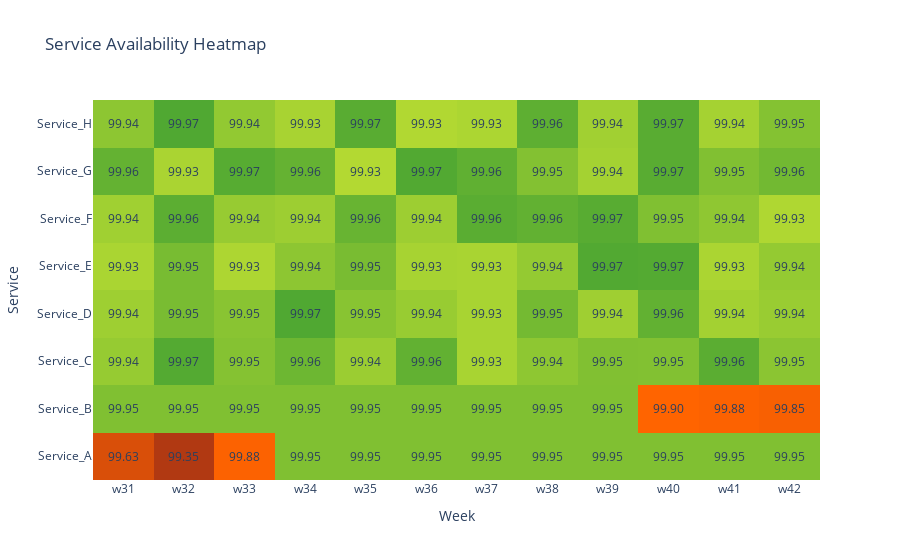

Write notebook code for a chart like this one.
### Markdown cell above
## Heatmap

### Code cell
df_rounded = df.round(2)

colorscale = [
    [0, 'rgb(128,30,30)'],  # Black
    [0.99, 'rgb(128,30,30)'],  # Black
    [0.999, 'rgb(255,100,0)'],  # Red
    [0.999001, 'rgb(255,255,50)'],  # Yellow
    [1, 'rgb(0,128,50)'],  # Green
]

fig = go.Figure(data=go.Heatmap(
    z=df.values,
    x=weeks,
    y=services,
    colorscale=colorscale,
    zmin=0,
    zmax=100,
    hoverinfo='text',
    showscale=False
))

annotations = []
for i, row in enumerate(df_rounded.iterrows()):
    for j, val in enumerate(row[1]):
        annotations.append(
            dict(
                x=weeks[j],
                y=services[i],
                text="%.2f" % val,
                xref='x1',
                yref='y1',
                showarrow=False,
                font=dict(size=12)
            )
        )

fig.update_layout(
    title='Service Availability Heatmap',
    xaxis_title='Week',
    yaxis_title='Service',
    annotations=annotations
)

fig.show()

### Figure 1 — Plotly figure (JSON) as saved in the notebook; plotly's stock layout.template omitted (floating-point values rounded to 4 significant figures)
{"data": [{"colorscale": [[0, "rgb(128,30,30)"], [0.99, "rgb(128,30,30)"], [0.999, "rgb(255,100,0)"], [0.999, "rgb(255,255,50)"], [1, "rgb(0,128,50)"]], "hoverinfo": "text", "showscale": false, "type": "heatmap", "x": ["w31", "w32", "w33", "w34", "w35", "w36", "w37", "w38", "w39", "w40", "w41", "w42"], "y": ["Service_A", "Service_B", "Service_C", "Service_D", "Service_E", "Service_F", "Service_G", "Service_H"], "z": [[99.63, 99.35, 99.88, 99.95, 99.95, 99.95, 99.95, 99.95, 99.95, 99.95, 99.95, 99.95], [99.95, 99.95, 99.95, 99.95, 99.95, 99.95, 99.95, 99.95, 99.95, 99.9, 99.88, 99.85], [99.94, 99.97, 99.95, 99.96, 99.94, 99.96, 99.93, 99.94, 99.95, 99.95, 99.96, 99.95], [99.94, 99.95, 99.95, 99.97, 99.95, 99.94, 99.93, 99.95, 99.94, 99.96, 99.94, 99.94], [99.93, 99.95, 99.93, 99.94, 99.95, 99.93, 99.93, 99.94, 99.97, 99.97, 99.93, 99.94], [99.94, 99.96, 99.94, 99.94, 99.96, 99.94, 99.96, 99.96, 99.97, 99.95, 99.94, 99.93], [99.96, 99.93, 99.97, 99.96, 99.93, 99.97, 99.96, 99.95, 99.94, 99.97, 99.95, 99.96], [99.94, 99.97, 99.94, 99.93, 99.97, 99.93, 99.93, 99.96, 99.94, 99.97, 99.94, 99.95]], "zmax": 100, "zmin": 0}], "layout": {"annotations": [{"font": {"size": 12}, "showarrow": false, "text": "99.63", "x": "w31", "xref": "x", "y": "Service_A", "yref": "y"}, {"font": {"size": 12}, "showarrow": false, "text": "99.35", "x": "w32", "xref": "x", "y": "Service_A", "yref": "y"}, {"font": {"size": 12}, "showarrow": false, "text": "99.88", "x": "w33", "xref": "x", "y": "Service_A", "yref": "y"}, {"font": {"size": 12}, "showarrow": false, "text": "99.95", "x": "w34", "xref": "x", "y": "Service_A", "yref": "y"}, {"font": {"size": 12}, "showarrow": false, "text": "99.95", "x": "w35", "xref": "x", "y": "Service_A", "yref": "y"}, {"font": {"size": 12}, "showarrow": false, "text": "99.95", "x": "w36", "xref": "x", "y": "Service_A", "yref": "y"}, {"font": {"size": 12}, "showarrow": false, "text": "99.95", "x": "w37", "xref": "x", "y": "Service_A", "yref": "y"}, {"font": {"size": 12}, "showarrow": false, "text": "99.95", "x": "w38", "xref": "x", "y": "Service_A", "yref": "y"}, {"font": {"size": 12}, "showarrow": false, "text": "99.95", "x": "w39", "xref": "x", "y": "Service_A", "yref": "y"}, {"font": {"size": 12}, "showarrow": false, "text": "99.95", "x": "w40", "xref": "x", "y": "Service_A", "yref": "y"}, {"font": {"size": 12}, "showarrow": false, "text": "99.95", "x": "w41", "xref": "x", "y": "Service_A", "yref": "y"}, {"font": {"size": 12}, "showarrow": false, "text": "99.95", "x": "w42", "xref": "x", "y": "Service_A", "yref": "y"}, {"font": {"size": 12}, "showarrow": false, "text": "99.95", "x": "w31", "xref": "x", "y": "Service_B", "yref": "y"}, {"font": {"size": 12}, "showarrow": false, "text": "99.95", "x": "w32", "xref": "x", "y": "Service_B", "yref": "y"}, {"font": {"size": 12}, "showarrow": false, "text": "99.95", "x": "w33", "xref": "x", "y": "Service_B", "yref": "y"}, {"font": {"size": 12}, "showarrow": false, "text": "99.95", "x": "w34", "xref": "x", "y": "Service_B", "yref": "y"}, {"font": {"size": 12}, "showarrow": false, "text": "99.95", "x": "w35", "xref": "x", "y": "Service_B", "yref": "y"}, {"font": {"size": 12}, "showarrow": false, "text": "99.95", "x": "w36", "xref": "x", "y": "Service_B", "yref": "y"}, {"font": {"size": 12}, "showarrow": false, "text": "99.95", "x": "w37", "xref": "x", "y": "Service_B", "yref": "y"}, {"font": {"size": 12}, "showarrow": false, "text": "99.95", "x": "w38", "xref": "x", "y": "Service_B", "yref": "y"}, {"font": {"size": 12}, "showarrow": false, "text": "99.95", "x": "w39", "xref": "x", "y": "Service_B", "yref": "y"}, {"font": {"size": 12}, "showarrow": false, "text": "99.90", "x": "w40", "xref": "x", "y": "Service_B", "yref": "y"}, {"font": {"size": 12}, "showarrow": false, "text": "99.88", "x": "w41", "xref": "x", "y": "Service_B", "yref": "y"}, {"font": {"size": 12}, "showarrow": false, "text": "99.85", "x": "w42", "xref": "x", "y": "Service_B", "yref": "y"}, {"font": {"size": 12}, "showarrow": false, "text": "99.94", "x": "w31", "xref": "x", "y": "Service_C", "yref": "y"}, {"font": {"size": 12}, "showarrow": false, "text": "99.97", "x": "w32", "xref": "x", "y": "Service_C", "yref": "y"}, {"font": {"size": 12}, "showarrow": false, "text": "99.95", "x": "w33", "xref": "x", "y": "Service_C", "yref": "y"}, {"font": {"size": 12}, "showarrow": false, "text": "99.96", "x": "w34", "xref": "x", "y": "Service_C", "yref": "y"}, {"font": {"size": 12}, "showarrow": false, "text": "99.94", "x": "w35", "xref": "x", "y": "Service_C", "yref": "y"}, {"font": {"size": 12}, "showarrow": false, "text": "99.96", "x": "w36", "xref": "x", "y": "Service_C", "yref": "y"}, {"font": {"size": 12}, "showarrow": false, "text": "99.93", "x": "w37", "xref": "x", "y": "Service_C", "yref": "y"}, {"font": {"size": 12}, "showarrow": false, "text": "99.94", "x": "w38", "xref": "x", "y": "Service_C", "yref": "y"}, {"font": {"size": 12}, "showarrow": false, "text": "99.95", "x": "w39", "xref": "x", "y": "Service_C", "yref": "y"}, {"font": {"size": 12}, "showarrow": false, "text": "99.95", "x": "w40", "xref": "x", "y": "Service_C", "yref": "y"}, {"font": {"size": 12}, "showarrow": false, "text": "99.96", "x": "w41", "xref": "x", "y": "Service_C", "yref": "y"}, {"font": {"size": 12}, "showarrow": false, "text": "99.95", "x": "w42", "xref": "x", "y": "Service_C", "yref": "y"}, {"font": {"size": 12}, "showarrow": false, "text": "99.94", "x": "w31", "xref": "x", "y": "Service_D", "yref": "y"}, {"font": {"size": 12}, "showarrow": false, "text": "99.95", "x": "w32", "xref": "x", "y": "Service_D", "yref": "y"}, {"font": {"size": 12}, "showarrow": false, "text": "99.95", "x": "w33", "xref": "x", "y": "Service_D", "yref": "y"}, {"font": {"size": 12}, "showarrow": false, "text": "99.97", "x": "w34", "xref": "x", "y": "Service_D", "yref": "y"}, {"font": {"size": 12}, "showarrow": false, "text": "99.95", "x": "w35", "xref": "x", "y": "Service_D", "yref": "y"}, {"font": {"size": 12}, "showarrow": false, "text": "99.94", "x": "w36", "xref": "x", "y": "Service_D", "yref": "y"}, {"font": {"size": 12}, "showarrow": false, "text": "99.93", "x": "w37", "xref": "x", "y": "Service_D", "yref": "y"}, {"font": {"size": 12}, "showarrow": false, "text": "99.95", "x": "w38", "xref": "x", "y": "Service_D", "yref": "y"}, {"font": {"size": 12}, "showarrow": false, "text": "99.94", "x": "w39", "xref": "x", "y": "Service_D", "yref": "y"}, {"font": {"size": 12}, "showarrow": false, "text": "99.96", "x": "w40", "xref": "x", "y": "Service_D", "yref": "y"}, {"font": {"size": 12}, "showarrow": false, "text": "99.94", "x": "w41", "xref": "x", "y": "Service_D", "yref": "y"}, {"font": {"size": 12}, "showarrow": false, "text": "99.94", "x": "w42", "xref": "x", "y": "Service_D", "yref": "y"}, {"font": {"size": 12}, "showarrow": false, "text": "99.93", "x": "w31", "xref": "x", "y": "Service_E", "yref": "y"}, {"font": {"size": 12}, "showarrow": false, "text": "99.95", "x": "w32", "xref": "x", "y": "Service_E", "yref": "y"}, {"font": {"size": 12}, "showarrow": false, "text": "99.93", "x": "w33", "xref": "x", "y": "Service_E", "yref": "y"}, {"font": {"size": 12}, "showarrow": false, "text": "99.94", "x": "w34", "xref": "x", "y": "Service_E", "yref": "y"}, {"font": {"size": 12}, "showarrow": false, "text": "99.95", "x": "w35", "xref": "x", "y": "Service_E", "yref": "y"}, {"font": {"size": 12}, "showarrow": false, "text": "99.93", "x": "w36", "xref": "x", "y": "Service_E", "yref": "y"}, {"font": {"size": 12}, "showarrow": false, "text": "99.93", "x": "w37", "xref": "x", "y": "Service_E", "yref": "y"}, {"font": {"size": 12}, "showarrow": false, "text": "99.94", "x": "w38", "xref": "x", "y": "Service_E", "yref": "y"}, {"font": {"size": 12}, "showarrow": false, "text": "99.97", "x": "w39", "xref": "x", "y": "Service_E", "yref": "y"}, {"font": {"size": 12}, "showarrow": false, "text": "99.97", "x": "w40", "xref": "x", "y": "Service_E", "yref": "y"}, {"font": {"size": 12}, "showarrow": false, "text": "99.93", "x": "w41", "xref": "x", "y": "Service_E", "yref": "y"}, {"font": {"size": 12}, "showarrow": false, "text": "99.94", "x": "w42", "xref": "x", "y": "Service_E", "yref": "y"}, {"font": {"size": 12}, "showarrow": false, "text": "99.94", "x": "w31", "xref": "x", "y": "Service_F", "yref": "y"}, {"font": {"size": 12}, "showarrow": false, "text": "99.96", "x": "w32", "xref": "x", "y": "Service_F", "yref": "y"}, {"font": {"size": 12}, "showarrow": false, "text": "99.94", "x": "w33", "xref": "x", "y": "Service_F", "yref": "y"}, {"font": {"size": 12}, "showarrow": false, "text": "99.94", "x": "w34", "xref": "x", "y": "Service_F", "yref": "y"}, {"font": {"size": 12}, "showarrow": false, "text": "99.96", "x": "w35", "xref": "x", "y": "Service_F", "yref": "y"}, {"font": {"size": 12}, "showarrow": false, "text": "99.94", "x": "w36", "xref": "x", "y": "Service_F", "yref": "y"}, {"font": {"size": 12}, "showarrow": false, "text": "99.96", "x": "w37", "xref": "x", "y": "Service_F", "yref": "y"}, {"font": {"size": 12}, "showarrow": false, "text": "99.96", "x": "w38", "xref": "x", "y": "Service_F", "yref": "y"}, {"font": {"size": 12}, "showarrow": false, "text": "99.97", "x": "w39", "xref": "x", "y": "Service_F", "yref": "y"}, {"font": {"size": 12}, "showarrow": false, "text": "99.95", "x": "w40", "xref": "x", "y": "Service_F", "yref": "y"}, {"font": {"size": 12}, "showarrow": false, "text": "99.94", "x": "w41", "xref": "x", "y": "Service_F", "yref": "y"}, {"font": {"size": 12}, "showarrow": false, "text": "99.93", "x": "w42", "xref": "x", "y": "Service_F", "yref": "y"}, {"font": {"size": 12}, "showarrow": false, "text": "99.96", "x": "w31", "xref": "x", "y": "Service_G", "yref": "y"}, {"font": {"size": 12}, "showarrow": false, "text": "99.93", "x": "w32", "xref": "x", "y": "Service_G", "yref": "y"}, {"font": {"size": 12}, "showarrow": false, "text": "99.97", "x": "w33", "xref": "x", "y": "Service_G", "yref": "y"}, {"font": {"size": 12}, "showarrow": false, "text": "99.96", "x": "w34", "xref": "x", "y": "Service_G", "yref": "y"}, {"font": {"size": 12}, "showarrow": false, "text": "99.93", "x": "w35", "xref": "x", "y": "Service_G", "yref": "y"}, {"font": {"size": 12}, "showarrow": false, "text": "99.97", "x": "w36", "xref": "x", "y": "Service_G", "yref": "y"}, {"font": {"size": 12}, "showarrow": false, "text": "99.96", "x": "w37", "xref": "x", "y": "Service_G", "yref": "y"}, {"font": {"size": 12}, "showarrow": false, "text": "99.95", "x": "w38", "xref": "x", "y": "Service_G", "yref": "y"}, {"font": {"size": 12}, "showarrow": false, "text": "99.94", "x": "w39", "xref": "x", "y": "Service_G", "yref": "y"}, {"font": {"size": 12}, "showarrow": false, "text": "99.97", "x": "w40", "xref": "x", "y": "Service_G", "yref": "y"}, {"font": {"size": 12}, "showarrow": false, "text": "99.95", "x": "w41", "xref": "x", "y": "Service_G", "yref": "y"}, {"font": {"size": 12}, "showarrow": false, "text": "99.96", "x": "w42", "xref": "x", "y": "Service_G", "yref": "y"}, {"font": {"size": 12}, "showarrow": false, "text": "99.94", "x": "w31", "xref": "x", "y": "Service_H", "yref": "y"}, {"font": {"size": 12}, "showarrow": false, "text": "99.97", "x": "w32", "xref": "x", "y": "Service_H", "yref": "y"}, {"font": {"size": 12}, "showarrow": false, "text": "99.94", "x": "w33", "xref": "x", "y": "Service_H", "yref": "y"}, {"font": {"size": 12}, "showarrow": false, "text": "99.93", "x": "w34", "xref": "x", "y": "Service_H", "yref": "y"}, {"font": {"size": 12}, "showarrow": false, "text": "99.97", "x": "w35", "xref": "x", "y": "Service_H", "yref": "y"}, {"font": {"size": 12}, "showarrow": false, "text": "99.93", "x": "w36", "xref": "x", "y": "Service_H", "yref": "y"}, {"font": {"size": 12}, "showarrow": false, "text": "99.93", "x": "w37", "xref": "x", "y": "Service_H", "yref": "y"}, {"font": {"size": 12}, "showarrow": false, "text": "99.96", "x": "w38", "xref": "x", "y": "Service_H", "yref": "y"}, {"font": {"size": 12}, "showarrow": false, "text": "99.94", "x": "w39", "xref": "x", "y": "Service_H", "yref": "y"}, {"font": {"size": 12}, "showarrow": false, "text": "99.97", "x": "w40", "xref": "x", "y": "Service_H", "yref": "y"}, {"font": {"size": 12}, "showarrow": false, "text": "99.94", "x": "w41", "xref": "x", "y": "Service_H", "yref": "y"}, {"font": {"size": 12}, "showarrow": false, "text": "99.95", "x": "w42", "xref": "x", "y": "Service_H", "yref": "y"}], "autosize": true, "title": {"text": "Service Availability Heatmap"}, "xaxis": {"autorange": true, "range": [-0.5, 11.5], "title": {"text": "Week"}, "type": "category"}, "yaxis": {"autorange": true, "range": [-0.5, 7.5], "title": {"text": "Service"}, "type": "category"}}}
